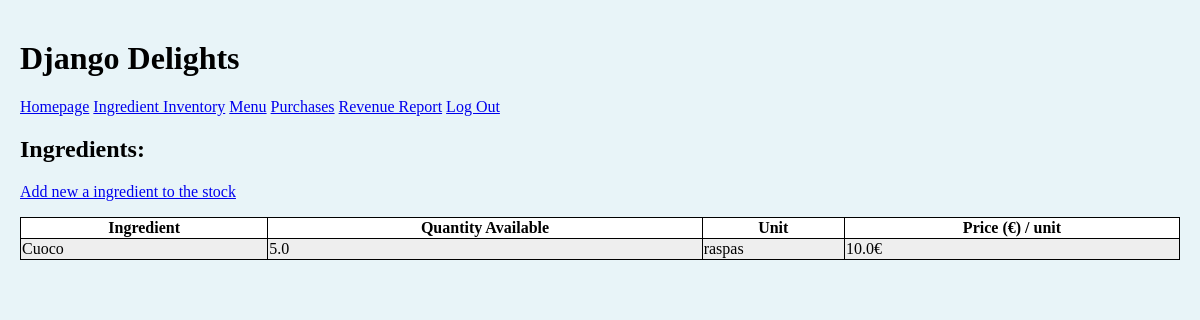
The page /ingredients/ (signed in) on the database as committed earlier.
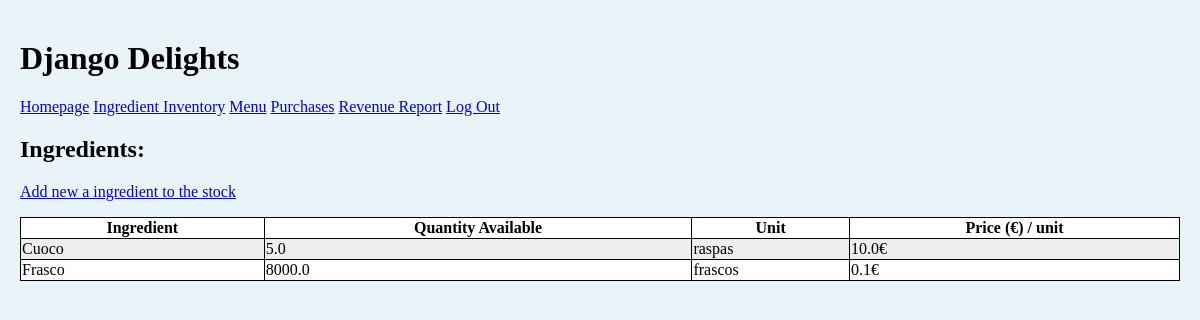
The same page on the database as committed later.
### inventory/models.py (models this page shows, shortened)
class Ingredient(models.Model):
    name = models.CharField(max_length=200, unique=True)
    quantity = models.FloatField(default=0)
    unit = models.CharField(max_length=200)
    price_per_unit = models.FloatField(default=0)

### inventory/views.py (the view)
# urls.py: path('ingredients/', views.IngredientsView.as_view(), name="ingredients"),
class IngredientsView(LoginRequiredMixin, ListView):
    template_name = "inventory/ingredients.html"
    model = Ingredient

### inventory/templates/inventory/ingredients.html (shortened to what this page needs)
<!DOCTYPE html>
{% extends "./base.html" %}
{% load static %}
{% block head %}
<link rel="stylesheet" href="{% static 'inventory/style.css' %}">
{% endblock %}
{% block content %}
<h2>Ingredients:</h2>
<p><a href="{% url 'add_ingredient' %}">Add new a ingredient to the stock</a></p>
<table>
  <tr>
    <th>Ingredient</th>
    <th>Quantity Available</th>
    <th>Unit</th>
    <th>Price (€) / unit</th>
  </tr>
  {% for ingredient in object_list %}
  <tr>
      <td> {{ingredient.name}} </td>
      <td> {{ingredient.quantity}} </td>
      <td> {{ingredient.unit}} </td>
      <td> {{ingredient.price_per_unit}}€ </td>
  </tr>
  {% endfor %}
</table>
{% endblock %}

### inventory/templates/inventory/base.html
<!DOCTYPE html>
<head>
    <h1> Django Delights</h1>
    {% block head %}
    {% endblock %}
</head>
<body>
    <a href="{% url 'home' %}">Homepage</a>
    <a href="{% url 'ingredients' %}">Ingredient Inventory</a>
    <a href="{% url 'menu' %}">Menu</a>
    <a href="{% url 'purchases' %}">Purchases</a>
    <a href="{% url 'revenue' %}">Revenue Report</a>
    <a href="{% url 'logout' %}">Log Out</a>
    {% block content %}
    {% endblock %}
</body>

### inventory/static/inventory/style.css (style rules this page uses)
table, th, td { border: 1px solid black; }
table { border-collapse: collapse; width: 100%; }
tr:nth-child(even) { background-color: #eee; }
tr:nth-child(odd) { background-color: #fff; }
body { background-color: #e8f4f8; margin: 40px 20px 10px; }

Rows that differ between the two databases and show on the page:
added Ingredient: name "Frasco", quantity "8000.0", unit "frascos", price_per_unit "0.1"
